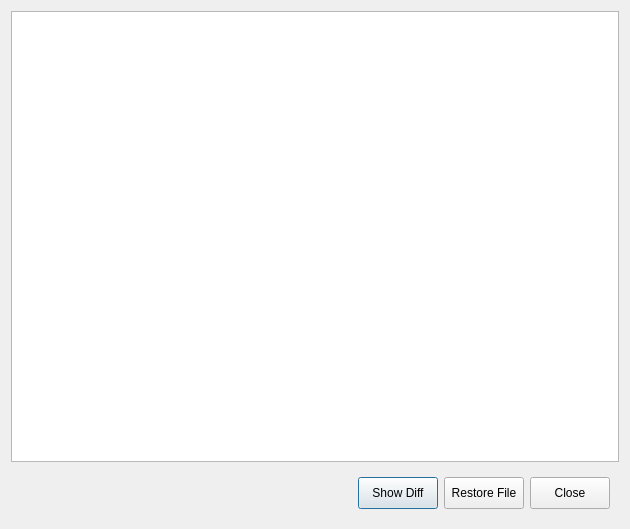
<?xml version="1.0" encoding="UTF-8"?>
<ui version="4.0">
 <class>FileBrowser</class>
 <widget class="QDialog" name="FileBrowser">
  <property name="geometry">
   <rect>
    <x>0</x>
    <y>0</y>
    <width>630</width>
    <height>529</height>
   </rect>
  </property>
  <property name="windowTitle">
   <string>Dialog</string>
  </property>
  <layout class="QVBoxLayout" name="verticalLayout">
   <item>
    <widget class="QTreeView" name="treeView_file"/>
   </item>
   <item>
    <widget class="QFrame" name="frame">
     <property name="sizePolicy">
      <sizepolicy hsizetype="Preferred" vsizetype="Preferred">
       <horstretch>0</horstretch>
       <verstretch>0</verstretch>
      </sizepolicy>
     </property>
     <property name="minimumSize">
      <size>
       <width>0</width>
       <height>50</height>
      </size>
     </property>
     <property name="frameShape">
      <enum>QFrame::NoFrame</enum>
     </property>
     <property name="frameShadow">
      <enum>QFrame::Raised</enum>
     </property>
     <layout class="QHBoxLayout" name="horizontalLayout">
      <item>
       <spacer name="horizontalSpacer">
        <property name="orientation">
         <enum>Qt::Horizontal</enum>
        </property>
        <property name="sizeHint" stdset="0">
         <size>
          <width>40</width>
          <height>20</height>
         </size>
        </property>
       </spacer>
      </item>
      <item>
       <widget class="QPushButton" name="pushButton_diff">
        <property name="sizePolicy">
         <sizepolicy hsizetype="Preferred" vsizetype="Preferred">
          <horstretch>0</horstretch>
          <verstretch>0</verstretch>
         </sizepolicy>
        </property>
        <property name="text">
         <string>Show Diff</string>
        </property>
       </widget>
      </item>
      <item>
       <widget class="QPushButton" name="pushButton_restore">
        <property name="sizePolicy">
         <sizepolicy hsizetype="Preferred" vsizetype="Preferred">
          <horstretch>0</horstretch>
          <verstretch>0</verstretch>
         </sizepolicy>
        </property>
        <property name="text">
         <string>Restore File</string>
        </property>
       </widget>
      </item>
      <item>
       <widget class="QPushButton" name="pushButton_close">
        <property name="sizePolicy">
         <sizepolicy hsizetype="Preferred" vsizetype="Preferred">
          <horstretch>0</horstretch>
          <verstretch>0</verstretch>
         </sizepolicy>
        </property>
        <property name="text">
         <string>Close</string>
        </property>
       </widget>
      </item>
     </layout>
    </widget>
   </item>
  </layout>
 </widget>
 <resources/>
 <connections/>
</ui>
